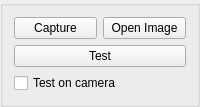
         <widget class="QGroupBox" name="groupBox_9">
          <property name="sizePolicy">
           <sizepolicy hsizetype="Expanding" vsizetype="Minimum">
            <horstretch>0</horstretch>
            <verstretch>2</verstretch>
           </sizepolicy>
          </property>
          <property name="title">
           <string/>
          </property>
          <layout class="QGridLayout" name="gridLayout_10">
           <item row="1" column="0" colspan="2">
            <widget class="QPushButton" name="but_test_teaching">
             <property name="sizePolicy">
              <sizepolicy hsizetype="Expanding" vsizetype="Fixed">
               <horstretch>0</horstretch>
               <verstretch>0</verstretch>
              </sizepolicy>
             </property>
             <property name="text">
              <string>Test</string>
             </property>
            </widget>
           </item>
           <item row="2" column="0" colspan="2">
            <widget class="QCheckBox" name="checkBox">
             <property name="text">
              <string>Test on camera</string>
             </property>
            </widget>
           </item>
           <item row="0" column="0">
            <widget class="QPushButton" name="but_capture_teaching">
             <property name="sizePolicy">
              <sizepolicy hsizetype="Expanding" vsizetype="Fixed">
               <horstretch>0</horstretch>
               <verstretch>0</verstretch>
              </sizepolicy>
             </property>
             <property name="text">
              <string>Capture</string>
             </property>
            </widget>
           </item>
           <item row="0" column="1">
            <widget class="QPushButton" name="but_open_image_teaching">
             <property name="sizePolicy">
              <sizepolicy hsizetype="Expanding" vsizetype="Fixed">
               <horstretch>0</horstretch>
               <verstretch>0</verstretch>
              </sizepolicy>
             </property>
             <property name="text">
              <string>Open Image</string>
             </property>
            </widget>
           </item>
          </layout>
         </widget>
